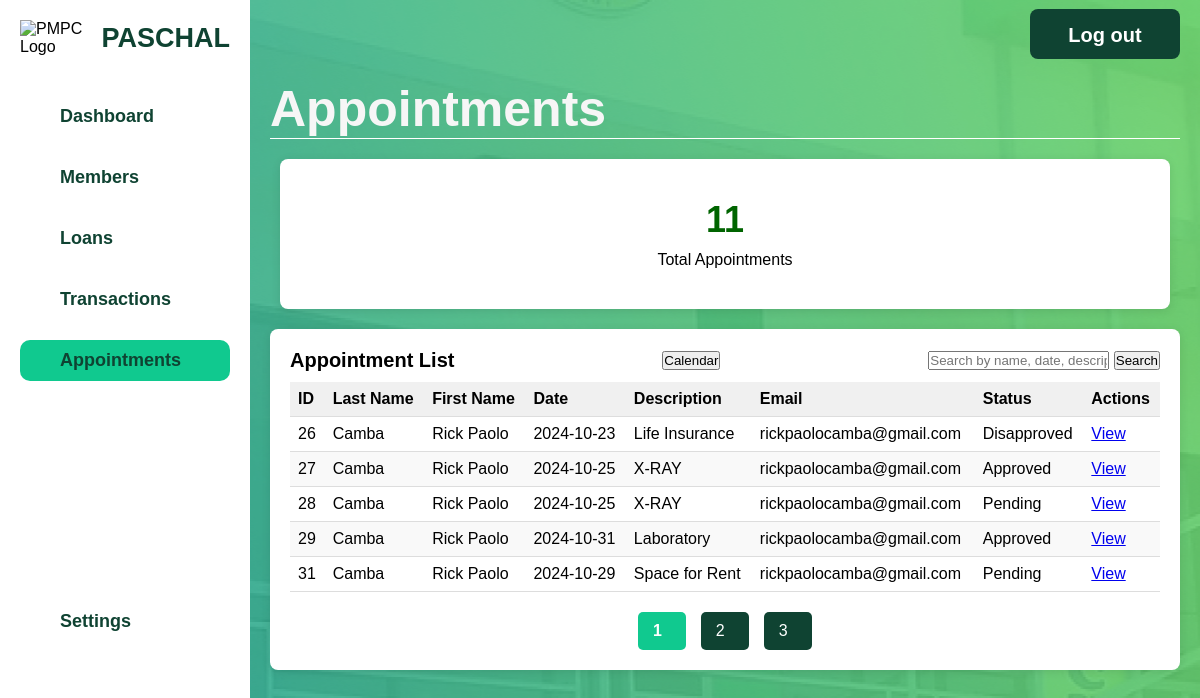
/admin/admin-appointments.php (signed in), run on an earlier commit of the app's database.
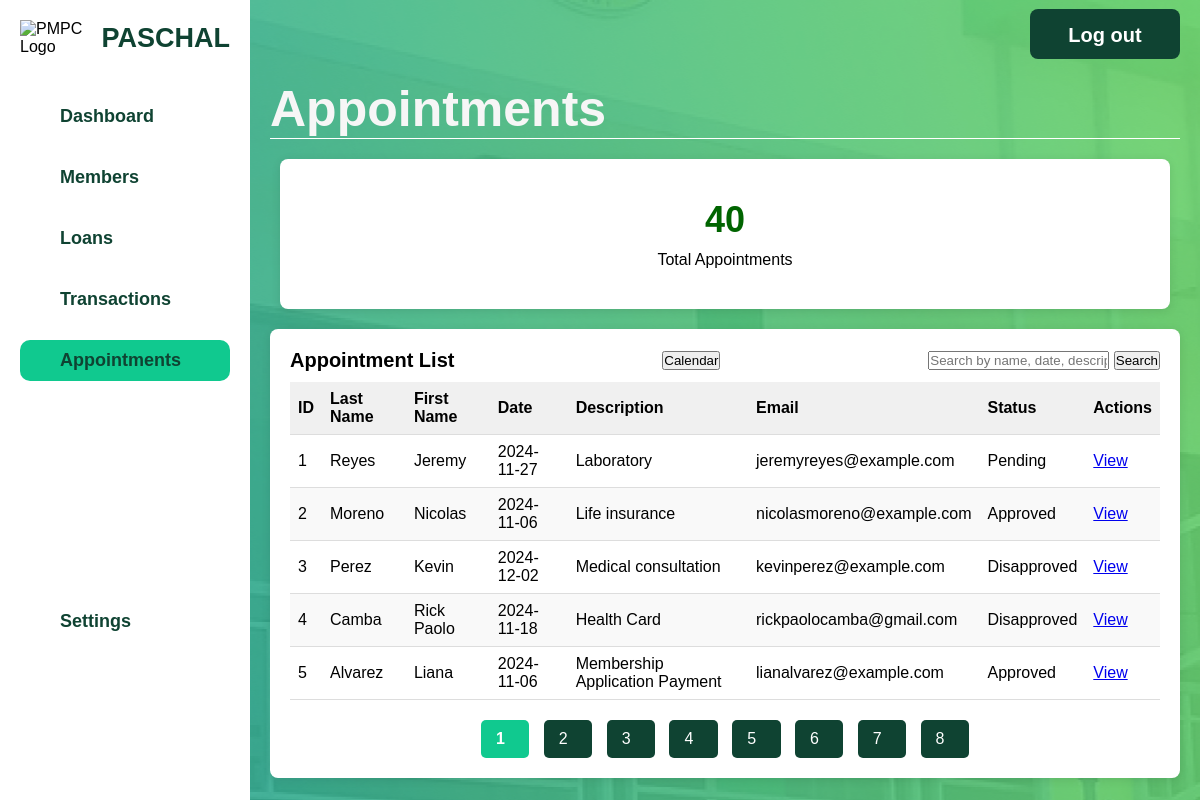
And on a later commit of the database.
### tables this page shows
CREATE TABLE `appointments` (
  `AppointmentID` int(11) NOT NULL,
  `LastName` varchar(50) NOT NULL,
  `FirstName` varchar(50) NOT NULL,
  `AppointmentDate` date NOT NULL,
  `Description` text DEFAULT NULL,
  `Email` varchar(100) NOT NULL,
  `MemberID` int(11) DEFAULT NULL,
  `ServiceID` int(11) DEFAULT NULL,
  `Status` enum('Pending','Approved','Disapproved') DEFAULT 'Pending'
);

### html/admin/admin-appointments.php (the view, shortened to what the changed rows need)
<?php
$servername = "localhost";
$dbUsername = "root";
$dbPassword = "";
$dbname = "pmpc";
$conn = new mysqli($servername, $dbUsername, $dbPassword, $dbname);
$completedAppointmentsQuery = "SELECT COUNT(*) as total FROM appointments";
$completedAppointmentsResult = $conn->query($completedAppointmentsQuery);
$completedAppointments = $completedAppointmentsResult->fetch_assoc()['total'];
$limit = 5;
$page = isset($_GET['page']) ? (int)$_GET['page'] : 1;
$start = ($page - 1) * $limit;
$totalPages = ceil($completedAppointments / $limit);
$searchQuery = isset($_GET['search']) ? $_GET['search'] : "";
$appointmentsQuery = "
    SELECT
        AppointmentID,
        LastName,
        FirstName,
        AppointmentDate,
        Description,
        Email,
        Status
    FROM
        appointments
    WHERE
        LastName LIKE ? OR
        FirstName LIKE ? OR
        AppointmentDate LIKE ? OR
        Description LIKE ? OR
        Email LIKE ?
    LIMIT ?, ?
";
$stmt = $conn->prepare($appointmentsQuery);
$searchTerm = "%{$searchQuery}%";
$stmt->bind_param("sssssss", $searchTerm, $searchTerm, $searchTerm, $searchTerm, $searchTerm, $start, $limit);
$stmt->execute();
$appointmentsResult = $stmt->get_result();
?>
<!DOCTYPE html>
<html lang="en">
<head>
    <link rel="stylesheet" href="../../css/admin-content.css">
    <link rel="stylesheet" href="../../css/admin-general.css">
</head>
<body>
    <div class="container">
        <div class="sidebar">
            <div class="logo-container">
                <h2 class="pmpc-text">PASCHAL</h2>
            </div>
        </div>
        <div class="main-content">
            <header>
                <h1>Appointments</h1>
            </header>
            <section class="summary-cards">
                <div class="card">
                    <h2><?php echo $completedAppointments; ?></h2>
                    <p>Total Appointments</p>
                </div>
            </section>
            <section class="member-list">
                <table>
                    <thead>
                        <tr>
                            <th>ID</th>
                            <th>Last Name</th>
                            <th>First Name</th>
                            <th>Date</th>
                            <th>Description</th>
                            <th>Email</th>
                            <th>Status</th>
                            <th>Actions</th>
                        </tr>
                    </thead>
                    <tbody>
                        <?php
                        if ($appointmentsResult->num_rows > 0) {
                            while ($row = $appointmentsResult->fetch_assoc()) {
                                echo "<tr>";
                                echo "<td>" . htmlspecialchars($row['AppointmentID']) . "</td>";
                                echo "<td>" . htmlspecialchars($row['LastName']) . "</td>";
                                echo "<td>" . htmlspecialchars($row['FirstName']) . "</td>";
                                echo "<td>" . htmlspecialchars($row['AppointmentDate']) . "</td>";
                                echo "<td>" . htmlspecialchars($row['Description']) . "</td>";
                                echo "<td>" . htmlspecialchars($row['Email']) . "</td>";
                                echo "<td>" . htmlspecialchars($row['Status']) . "</td>";
                                echo "<td><a href='admin-view-appointment.php?AppointmentID=" . htmlspecialchars($row['AppointmentID']) . "'>View</a></td>";
                                echo "</tr>";
                            }
                        } else {
                            echo "<tr><td colspan='8'>No appointments found.</td></tr>";
                        }
                        ?>
                    </tbody>
                </table>
                <div class="pagination">
                    <?php for ($i = 1; $i <= $totalPages; $i++): ?>
                        <a href="?page=<?php echo $i; ?>&search=<?php echo urlencode($searchQuery); ?>" class="<?php echo $i == $page ? 'active' : ''; ?>">
                            <?php echo $i; ?>
                        </a>
                    <?php endfor; ?>
                </div>
            </section>
        </div>
    </div>
</body>
</body>
</html>

What changed in the data, as far as the page shows it:
no longer on this page (row edited): appointments: AppointmentID "26", LastName "Camba", FirstName "Rick Paolo", AppointmentDate "2024-10-23", Description "Life Insurance", Email "rickpaolocamba@gmail.com", Status "Disapproved"
no longer on this page (row edited): appointments: AppointmentID "27", LastName "Camba", FirstName "Rick Paolo", AppointmentDate "2024-10-25", Description "X-RAY", Email "rickpaolocamba@gmail.com", Status "Approved"
no longer on this page (row edited): appointments: AppointmentID "28", LastName "Camba", FirstName "Rick Paolo", AppointmentDate "2024-10-25", Description "X-RAY", Email "rickpaolocamba@gmail.com", Status "Pending"
no longer on this page (row edited): appointments: AppointmentID "29", LastName "Camba", FirstName "Rick Paolo", AppointmentDate "2024-10-31", Description "Laboratory", Email "rickpaolocamba@gmail.com", Status "Approved"
no longer on this page (row edited): appointments: AppointmentID "31", LastName "Camba", FirstName "Rick Paolo", AppointmentDate "2024-10-29", Description "Space for Rent", Email "rickpaolocamba@gmail.com", Status "Pending"
added appointments: AppointmentID "1", LastName "Reyes", FirstName "Jeremy", AppointmentDate "2024-11-27", Description "Laboratory", Email "jeremyreyes@example.com", Status "Pending"
added appointments: AppointmentID "2", LastName "Moreno", FirstName "Nicolas", AppointmentDate "2024-11-06", Description "Life insurance", Email "nicolasmoreno@example.com", Status "Approved"
added appointments: AppointmentID "3", LastName "Perez", FirstName "Kevin", AppointmentDate "2024-12-02", Description "Medical consultation", Email "kevinperez@example.com", Status "Disapproved"
added appointments: AppointmentID "4", LastName "Camba", FirstName "Rick Paolo", AppointmentDate "2024-11-18", Description "Health Card", Email "rickpaolocamba@gmail.com", Status "Disapproved"
added appointments: AppointmentID "5", LastName "Alvarez", FirstName "Liana", AppointmentDate "2024-11-06", Description "Membership Application Payment", Email "lianalvarez@example.com", Status "Approved"
Also different on the page:
$completedAppointments: "11" → "40"
new list line: "4"
new list line: "5"
new list line: "6"
new list line: "7"
new list line: "8"
